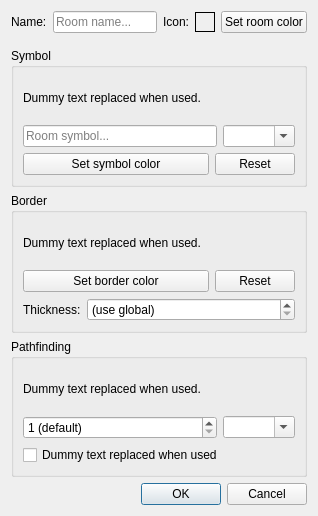
<?xml version="1.0" encoding="UTF-8"?>
<ui version="4.0">
 <class>room_properties</class>
 <widget class="QDialog" name="room_properties">
  <property name="geometry">
   <rect>
    <x>0</x>
    <y>0</y>
    <width>318</width>
    <height>392</height>
   </rect>
  </property>
  <property name="sizePolicy">
   <sizepolicy hsizetype="Minimum" vsizetype="Minimum">
    <horstretch>0</horstretch>
    <verstretch>0</verstretch>
   </sizepolicy>
  </property>
  <property name="windowTitle">
   <string>Room properties</string>
  </property>
  <property name="layoutDirection">
   <enum>Qt::LeftToRight</enum>
  </property>
  <layout class="QVBoxLayout" name="verticalLayout_room_properties">
   <item>
    <widget class="QWidget" name="widget_top" native="true">
     <layout class="QHBoxLayout" name="horizontalLayout_widget_top">
      <property name="sizeConstraint">
       <enum>QLayout::SetMinimumSize</enum>
      </property>
      <property name="leftMargin">
       <number>0</number>
      </property>
      <property name="topMargin">
       <number>0</number>
      </property>
      <property name="rightMargin">
       <number>0</number>
      </property>
      <property name="bottomMargin">
       <number>9</number>
      </property>
      <item alignment="Qt::AlignLeft">
       <widget class="QLabel" name="label_name">
        <property name="text">
         <string>Name:</string>
        </property>
       </widget>
      </item>
      <item>
       <widget class="QLineEdit" name="lineEdit_name">
        <property name="placeholderText">
         <string>Room name...</string>
        </property>
       </widget>
      </item>
      <item>
       <widget class="QLabel" name="label_layout">
        <property name="text">
         <string>Icon:</string>
        </property>
       </widget>
      </item>
      <item>
       <widget class="QLabel" name="label_preview">
        <property name="sizePolicy">
         <sizepolicy hsizetype="Fixed" vsizetype="Fixed">
          <horstretch>0</horstretch>
          <verstretch>0</verstretch>
         </sizepolicy>
        </property>
        <property name="minimumSize">
         <size>
          <width>20</width>
          <height>20</height>
         </size>
        </property>
        <property name="maximumSize">
         <size>
          <width>20</width>
          <height>20</height>
         </size>
        </property>
        <property name="autoFillBackground">
         <bool>false</bool>
        </property>
        <property name="styleSheet">
         <string notr="true"/>
        </property>
        <property name="frameShape">
         <enum>QFrame::Box</enum>
        </property>
        <property name="text">
         <string/>
        </property>
        <property name="scaledContents">
         <bool>false</bool>
        </property>
        <property name="alignment">
         <set>Qt::AlignCenter</set>
        </property>
        <property name="margin">
         <number>0</number>
        </property>
       </widget>
      </item>
      <item>
       <widget class="QPushButton" name="pushButton_setRoomColor">
        <property name="text">
         <string>Set room color</string>
        </property>
       </widget>
      </item>
     </layout>
    </widget>
   </item>
   <item>
    <widget class="QGroupBox" name="groupBox_symbol">
     <property name="sizePolicy">
      <sizepolicy hsizetype="Preferred" vsizetype="Preferred">
       <horstretch>0</horstretch>
       <verstretch>0</verstretch>
      </sizepolicy>
     </property>
     <property name="title">
      <string>Symbol</string>
     </property>
     <layout class="QVBoxLayout" name="verticalLayout_groupBox_symbol">
      <property name="sizeConstraint">
       <enum>QLayout::SetMinimumSize</enum>
      </property>
      <item>
       <widget class="QLabel" name="label_symbolInstructions">
        <property name="sizePolicy">
         <sizepolicy hsizetype="MinimumExpanding" vsizetype="MinimumExpanding">
          <horstretch>0</horstretch>
          <verstretch>0</verstretch>
         </sizepolicy>
        </property>
        <property name="text">
         <string notr="true">&lt;p&gt;Dummy text replaced when used.&lt;/p&gt;</string>
        </property>
        <property name="wordWrap">
         <bool>true</bool>
        </property>
       </widget>
      </item>
      <item>
       <widget class="QWidget" name="widget_symbolText" native="true">
        <layout class="QHBoxLayout" name="horizontalLayout_widget_symbolText">
         <property name="leftMargin">
          <number>0</number>
         </property>
         <property name="topMargin">
          <number>0</number>
         </property>
         <property name="rightMargin">
          <number>0</number>
         </property>
         <property name="bottomMargin">
          <number>0</number>
         </property>
         <item>
          <widget class="QLineEdit" name="lineEdit_roomSymbol">
           <property name="placeholderText">
            <string>Room symbol...</string>
           </property>
          </widget>
         </item>
         <item>
          <widget class="QComboBox" name="comboBox_roomSymbol">
           <property name="editable">
            <bool>true</bool>
           </property>
          </widget>
         </item>
        </layout>
       </widget>
      </item>
      <item>
       <widget class="QWidget" name="widget_symbolColor" native="true">
        <layout class="QHBoxLayout" name="horizontalLayout_widget_symbolColor">
         <property name="leftMargin">
          <number>0</number>
         </property>
         <property name="topMargin">
          <number>0</number>
         </property>
         <property name="rightMargin">
          <number>0</number>
         </property>
         <property name="bottomMargin">
          <number>0</number>
         </property>
         <item>
          <widget class="QPushButton" name="pushButton_setSymbolColor">
           <property name="sizePolicy">
            <sizepolicy hsizetype="Expanding" vsizetype="Fixed">
             <horstretch>0</horstretch>
             <verstretch>0</verstretch>
            </sizepolicy>
           </property>
           <property name="font">
            <font>
             <pointsize>9</pointsize>
            </font>
           </property>
           <property name="toolTip">
            <string>Color of to use for the room symbol(s)</string>
           </property>
           <property name="autoFillBackground">
            <bool>true</bool>
           </property>
           <property name="text">
            <string>Set symbol color</string>
           </property>
          </widget>
         </item>
         <item>
          <widget class="QPushButton" name="pushButton_resetSymbolColor">
           <property name="sizePolicy">
            <sizepolicy hsizetype="Minimum" vsizetype="Fixed">
             <horstretch>0</horstretch>
             <verstretch>0</verstretch>
            </sizepolicy>
           </property>
           <property name="text">
            <string extracomment="This button is located next to the button &quot;Set symbol color&quot; and will reset the symbol color back to the original color.">Reset</string>
           </property>
          </widget>
         </item>
        </layout>
       </widget>
      </item>
     </layout>
    </widget>
   </item>
   <item>
    <widget class="QGroupBox" name="groupBox_border">
     <property name="title">
      <string>Border</string>
     </property>
     <layout class="QVBoxLayout" name="verticalLayout_border">
      <property name="sizeConstraint">
       <enum>QLayout::SetMinimumSize</enum>
      </property>
      <item>
       <widget class="QLabel" name="label_borderInstructions">
        <property name="sizePolicy">
         <sizepolicy hsizetype="MinimumExpanding" vsizetype="MinimumExpanding">
          <horstretch>0</horstretch>
          <verstretch>0</verstretch>
         </sizepolicy>
        </property>
        <property name="text">
         <string notr="true">&lt;p&gt;Dummy text replaced when used.&lt;/p&gt;</string>
        </property>
        <property name="wordWrap">
         <bool>true</bool>
        </property>
       </widget>
      </item>
      <item>
       <widget class="QWidget" name="widget_borderColor" native="true">
        <layout class="QHBoxLayout" name="horizontalLayout_widget_borderColor">
         <property name="leftMargin">
          <number>0</number>
         </property>
         <property name="topMargin">
          <number>0</number>
         </property>
         <property name="rightMargin">
          <number>0</number>
         </property>
         <property name="bottomMargin">
          <number>0</number>
         </property>
         <item>
          <widget class="QPushButton" name="pushButton_setBorderColor">
           <property name="sizePolicy">
            <sizepolicy hsizetype="Expanding" vsizetype="Fixed">
             <horstretch>0</horstretch>
             <verstretch>0</verstretch>
            </sizepolicy>
           </property>
           <property name="toolTip">
            <string>Color of the room border</string>
           </property>
           <property name="autoFillBackground">
            <bool>true</bool>
           </property>
           <property name="text">
            <string>Set border color</string>
           </property>
          </widget>
         </item>
         <item>
          <widget class="QPushButton" name="pushButton_resetBorderColor">
           <property name="sizePolicy">
            <sizepolicy hsizetype="Minimum" vsizetype="Fixed">
             <horstretch>0</horstretch>
             <verstretch>0</verstretch>
            </sizepolicy>
           </property>
           <property name="text">
            <string>Reset</string>
           </property>
          </widget>
         </item>
        </layout>
       </widget>
      </item>
      <item>
       <widget class="QWidget" name="widget_borderThickness" native="true">
        <layout class="QHBoxLayout" name="horizontalLayout_widget_borderThickness">
         <property name="leftMargin">
          <number>0</number>
         </property>
         <property name="topMargin">
          <number>0</number>
         </property>
         <property name="rightMargin">
          <number>0</number>
         </property>
         <property name="bottomMargin">
          <number>0</number>
         </property>
         <item>
          <widget class="QLabel" name="label_borderThickness">
           <property name="text">
            <string>Thickness:</string>
           </property>
          </widget>
         </item>
         <item>
          <widget class="QSpinBox" name="spinBox_borderThickness">
           <property name="sizePolicy">
            <sizepolicy hsizetype="Expanding" vsizetype="Fixed">
             <horstretch>0</horstretch>
             <verstretch>0</verstretch>
            </sizepolicy>
           </property>
           <property name="specialValueText">
            <string>(use global)</string>
           </property>
           <property name="minimum">
            <number>0</number>
           </property>
           <property name="maximum">
            <number>10</number>
           </property>
          </widget>
         </item>
        </layout>
       </widget>
      </item>
     </layout>
    </widget>
   </item>
   <item>
    <widget class="QGroupBox" name="groupBox_pathfinding">
     <property name="title">
      <string>Pathfinding</string>
     </property>
     <layout class="QVBoxLayout" name="verticalLayout_pathfinding">
      <property name="sizeConstraint">
       <enum>QLayout::SetMinimumSize</enum>
      </property>
      <item>
       <widget class="QLabel" name="label_weightInstructions">
        <property name="sizePolicy">
         <sizepolicy hsizetype="MinimumExpanding" vsizetype="MinimumExpanding">
          <horstretch>0</horstretch>
          <verstretch>0</verstretch>
         </sizepolicy>
        </property>
        <property name="text">
         <string notr="true">&lt;p&gt;Dummy text replaced when used.&lt;/p&gt;</string>
        </property>
        <property name="wordWrap">
         <bool>true</bool>
        </property>
       </widget>
      </item>
      <item>
       <widget class="QWidget" name="widget_weight" native="true">
        <layout class="QHBoxLayout" name="horizontalLayout_widget_weight">
         <property name="leftMargin">
          <number>0</number>
         </property>
         <property name="topMargin">
          <number>0</number>
         </property>
         <property name="rightMargin">
          <number>0</number>
         </property>
         <property name="bottomMargin">
          <number>0</number>
         </property>
         <item>
          <widget class="QSpinBox" name="spinBox_weight">
           <property name="sizePolicy">
            <sizepolicy hsizetype="Expanding" vsizetype="Fixed">
             <horstretch>0</horstretch>
             <verstretch>0</verstretch>
            </sizepolicy>
           </property>
           <property name="specialValueText">
            <string>1 (default)</string>
           </property>
           <property name="minimum">
            <number>1</number>
           </property>
           <property name="maximum">
            <number>2147483647</number>
           </property>
          </widget>
         </item>
         <item>
          <widget class="QComboBox" name="comboBox_weight">
           <property name="sizePolicy">
            <sizepolicy hsizetype="Preferred" vsizetype="Fixed">
             <horstretch>0</horstretch>
             <verstretch>0</verstretch>
            </sizepolicy>
           </property>
           <property name="editable">
            <bool>true</bool>
           </property>
          </widget>
         </item>
        </layout>
       </widget>
      </item>
      <item>
       <widget class="QCheckBox" name="checkBox_locked">
        <property name="sizePolicy">
         <sizepolicy hsizetype="MinimumExpanding" vsizetype="Fixed">
          <horstretch>0</horstretch>
          <verstretch>0</verstretch>
         </sizepolicy>
        </property>
        <property name="text">
         <string notr="true">Dummy text replaced when used</string>
        </property>
       </widget>
      </item>
     </layout>
    </widget>
   </item>
   <item>
    <spacer name="verticalSpacer">
     <property name="orientation">
      <enum>Qt::Vertical</enum>
     </property>
     <property name="sizeHint" stdset="0">
      <size>
       <width>20</width>
       <height>0</height>
      </size>
     </property>
    </spacer>
   </item>
   <item>
    <widget class="QDialogButtonBox" name="dialogButtonBox">
     <property name="orientation">
      <enum>Qt::Horizontal</enum>
     </property>
     <property name="standardButtons">
      <set>QDialogButtonBox::Cancel|QDialogButtonBox::Ok</set>
     </property>
    </widget>
   </item>
  </layout>
 </widget>
 <tabstops>
  <tabstop>lineEdit_name</tabstop>
  <tabstop>pushButton_setRoomColor</tabstop>
  <tabstop>lineEdit_roomSymbol</tabstop>
  <tabstop>comboBox_roomSymbol</tabstop>
  <tabstop>spinBox_weight</tabstop>
  <tabstop>comboBox_weight</tabstop>
  <tabstop>checkBox_locked</tabstop>
 </tabstops>
 <resources/>
 <connections>
  <connection>
   <sender>dialogButtonBox</sender>
   <signal>accepted()</signal>
   <receiver>room_properties</receiver>
   <slot>accept()</slot>
   <hints>
    <hint type="sourcelabel">
     <x>335</x>
     <y>476</y>
    </hint>
    <hint type="destinationlabel">
     <x>157</x>
     <y>274</y>
    </hint>
   </hints>
  </connection>
  <connection>
   <sender>dialogButtonBox</sender>
   <signal>rejected()</signal>
   <receiver>room_properties</receiver>
   <slot>reject()</slot>
   <hints>
    <hint type="sourcelabel">
     <x>335</x>
     <y>476</y>
    </hint>
    <hint type="destinationlabel">
     <x>286</x>
     <y>274</y>
    </hint>
   </hints>
  </connection>
 </connections>
</ui>
